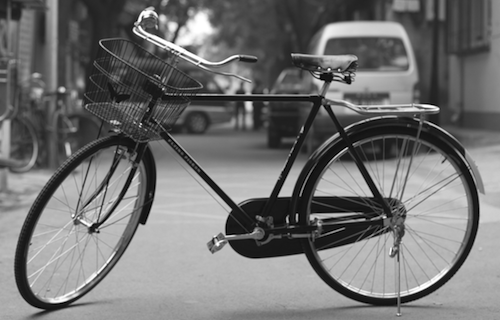
#> input picture images/bicycle.png, 500 x 320 px
$ python 30_image_gradients.py   (older library calls are emulated)
#> lines starting #> are read from the running program, lines starting #| are printed output that depends on the picture
###############################################################################
#                   EDGE DETECTION 3.0: Image Gradients                       #
#                              by: Todd Farr                                  #
#                                                                             #
# OpenCV provides three types of gradient filters (often referred to as high- #
# pass filters). These are Sobel, Scharr and Laplacian.  This .py file        #
# explores their use and their differences.                                   #
###############################################################################

# imports
import numpy as np
import cv2
import matplotlib.pyplot as plt

# load image
bicycle_img = cv2.imread('images/bicycle.png', 0)
#> bicycle_img is the input picture: shape (320, 500); min 0, max 255, mean 114.2

########################################################### SOBEL EDGE DETECTION
# Sobel Filtering for edge detection uses two 3X3 kernels which are then
# convolved with the original image to calculate approximations of the
# gradients (derivatives). One kernel is for detecting horizontal changes, while
# the other is for vertical changes.
#
#                          | -1  0  +1 |                         | +1  +2  +1 |
#  x-dir kernel =  1 / 8 * | -2  0  +2 |,  y-dir kernl = 1 / 8 * |  0   0   0 |
#                          | -1  0  +1 |                         | -1  -2  -1 |
#
# cv2.Sobel(src, ddepth, dx, dy, ksize, scale, delta, borderType=DEFUALT_BORDER)
# src         --> the input image
# ddepth      --> the depth of the output image (see below for options)
##### if src.depth() = CV_8U,           ddepth = -1 / CV_16S / CV_32F / CV_64F
##### if src.depth() = CV_16U / CV_16S, ddepth = -1 / CV_32F / CV_64F
##### if src.depth() = CV_32F,          ddepth = -1 / CV_32F / CV_64F
##### if src.depth() = CV_64F,          ddepth = -1 / CV_64F
# xorder     --> order of the derivative x
# yorder     --> order of the derivative y
# ksize      --> size of the kernel has to be 1, **3, 5 or 7
# scale      --> scale factor for the computed derivative values
# delta      --> delta value that is added to the results
# borderType --> pixel extrapolation method

# calculate sobel in the x and y direction for the image
sobelx = cv2.Sobel(bicycle_img, cv2.CV_64F, 1, 0, ksize=5)
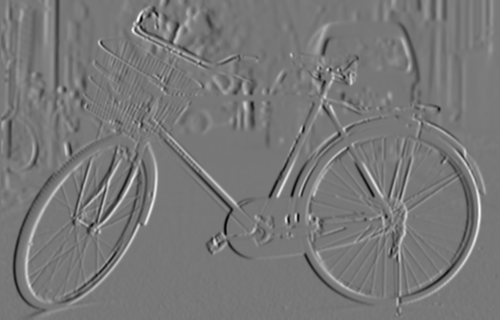
#> sobelx: shape (320, 500) float64; min -8585, max 9642, mean 7.4; drawn with min black and max white
sobely = cv2.Sobel(bicycle_img, cv2.CV_64F, 0, 1, ksize=5)
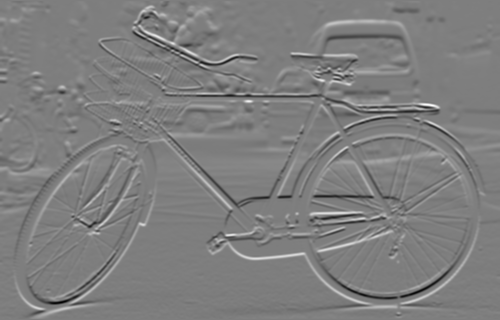
#> sobely: shape (320, 500) float64; min -10888, max 11059, mean 28.3; drawn with min black and max white


########################################################## SCHARR EDGE DETECTION
# cv2.Scharr(src, ddepth, dx, dy, scale, delta, borderType=DEFUALT_BORDER)
# src        --> the input image
# ddepth     --> the depth of the output image (see above for options)
# dx         --> order of the derivative x
# dy         --> order of the derivative y
# scale      --> scale factor for the computed derivative values
# delta      --> delta value that is added to the results
# borderType --> pixel extrapolation method

# calculate scharr in the x and y directions for the image
scharrx = cv2.Scharr(bicycle_img, cv2.CV_64F, 1, 0)
scharry = cv2.Scharr(bicycle_img, cv2.CV_64F, 0, 1)


####################################################### LAPLACIAN EDGE DETECTION
# cv2.Laplacian(src, ddepth, ksize, scale, delta, borderType=DEFAULT_BORDER)
# src        --> the input image
# ddepth     --> Desired depth of the output image (see above for options)
# ksize      --> Apature size used to compute secon-derivative filters
# scale      --> Option scale factor for the computed Laplacian values
# delta      --> value that's added to the result prior to output
# borderType --> Pixel extrapolation method around the edges.

# apply the laplacian filter to the image using OpenCV
laplacian = cv2.Laplacian(bicycle_img, cv2.CV_64F)
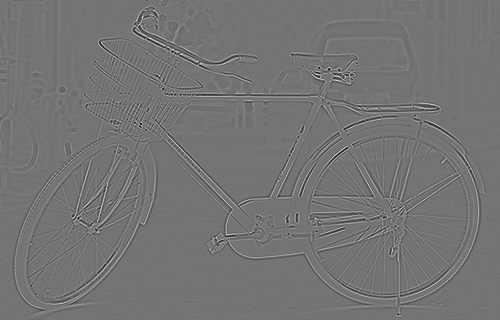
#> laplacian: shape (320, 500) float64; min -290, max 343, mean 0; drawn with min black and max white

# show the original, sobel, scharr and
plt.figure(figsize=(12, 8))
plt.subplot(231),plt.imshow(bicycle_img, cmap = 'gray')
plt.title('Original'), plt.xticks([]), plt.yticks([])
plt.subplot(232),plt.imshow(sobelx, cmap = 'gray')
plt.title('Sobel X'), plt.xticks([]), plt.yticks([])
plt.subplot(233),plt.imshow(sobely, cmap = 'gray')
plt.title('Sobel Y'), plt.xticks([]), plt.yticks([])

# scharr
plt.subplot(234),plt.imshow(scharrx, cmap = 'gray')
plt.title('Scharr X'), plt.xticks([]), plt.yticks([])
plt.subplot(235),plt.imshow(scharry, cmap = 'gray')
plt.title('Scharr Y'), plt.xticks([]), plt.yticks([])

# laplacian
plt.subplot(236),plt.imshow(laplacian, cmap = 'gray')
plt.title('Laplacian'), plt.xticks([]), plt.yticks([])

plt.suptitle('Sobel, Scharr & Laplacian Edge Detection', fontsize=16)
plt.tight_layout()
plt.show()


############################################################ GRADIENT DIRECTIONS
# read in image & convert to float normalized 0-1 similar to Matlab im2double()
# This is a work in progress --> need to figure out imgradient equivalent in
# OpenCV
img = cv2.imread('images/octogon.png')
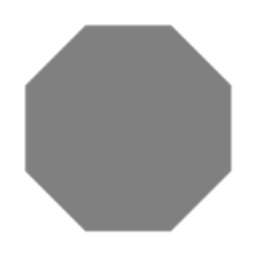
#> input picture images/octogon.png, 256 x 256 px
#> img is the input picture: shape (256, 256, 3); min 128, max 255, mean 186.8
img_normal = img.astype('float') / 255

sobelx = cv2.Sobel(img_normal, cv2.CV_64F, 1, 0)
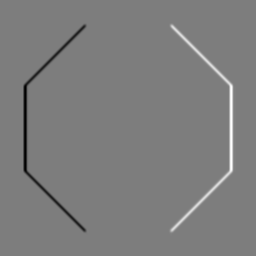
#> sobelx: shape (256, 256, 3) float64; min -1.29, max 1.32, mean -1.36e-20; drawn with min black and max white
sobely = cv2.Sobel(img_normal, cv2.CV_64F, 0, 1)
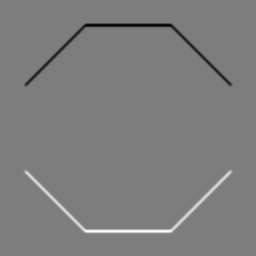
#> sobely: shape (256, 256, 3) float64; min -1.29, max 1.32, mean 0; drawn with min black and max white

plt.subplot(121), plt.imshow(img_normal)
plt.subplot(122), plt.imshow(sobely)
plt.show()
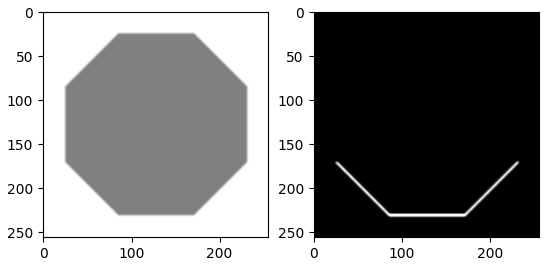
#> figure drawn by matplotlib, 2 panels
